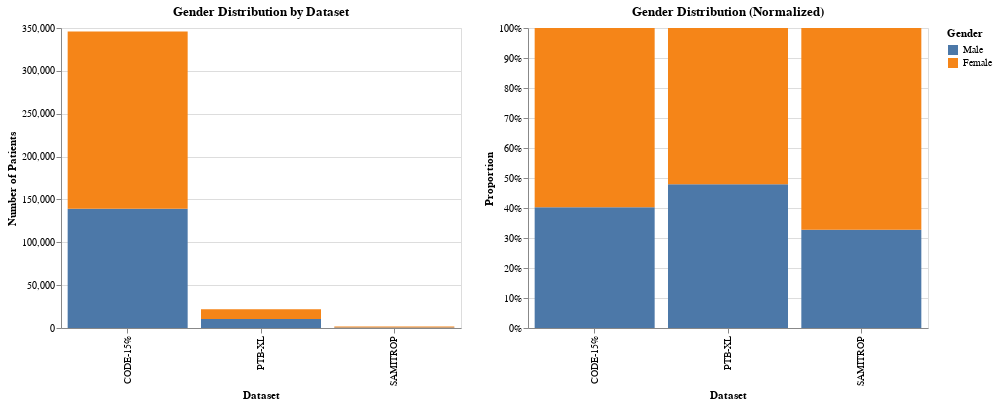

Notebook code cell kept with this figure:
### Code cell
# Gender distribution visualization
gender_data = []

# CODE-15% gender data
code15_gender = (
    code15_df.filter(pl.col("is_male").is_not_null())
    .group_by("is_male")
    .agg(pl.len().alias("count"))
)
for row in code15_gender.iter_rows(named=True):
    gender = "Male" if row["is_male"] else "Female"
    gender_data.append({"dataset": "CODE-15%", "gender": gender, "count": row["count"]})

# PTB-XL gender data (sex: 1=male, 0=female)
ptbxl_gender = (
    ptbxl_df.filter(pl.col("sex").is_not_null())
    .group_by("sex")
    .agg(pl.len().alias("count"))
)
for row in ptbxl_gender.iter_rows(named=True):
    gender = "Male" if row["sex"] == 1 else "Female"
    gender_data.append({"dataset": "PTB-XL", "gender": gender, "count": row["count"]})

# SAMITROP gender data
samitrop_gender = (
    samitrop_df.filter(pl.col("is_male").is_not_null())
    .group_by("is_male")
    .agg(pl.len().alias("count"))
)
for row in samitrop_gender.iter_rows(named=True):
    gender = "Male" if row["is_male"] else "Female"
    gender_data.append({"dataset": "SAMITROP", "gender": gender, "count": row["count"]})

gender_chart_df = pl.from_records(gender_data)

# Create stacked bar chart for gender distribution
gender_chart = (
    alt.Chart(gender_chart_df.to_pandas())
    .mark_bar()
    .encode(
        x=alt.X("dataset:N", title="Dataset"),
        y=alt.Y("count:Q", title="Number of Patients"),
        color=alt.Color(
            "gender:N",
            scale=alt.Scale(domain=["Male", "Female"], range=["#4c78a8", "#f58518"]),
            title="Gender",
        ),
        tooltip=["dataset:N", "gender:N", "count:Q"],
    )
    .properties(width=400, height=300, title="Gender Distribution by Dataset")
)

# Create normalized gender distribution chart
gender_chart_normalized = (
    alt.Chart(gender_chart_df.to_pandas())
    .mark_bar()
    .encode(
        x=alt.X("dataset:N", title="Dataset"),
        y=alt.Y("count:Q", stack="normalize", title="Proportion"),
        color=alt.Color(
            "gender:N",
            scale=alt.Scale(domain=["Male", "Female"], range=["#4c78a8", "#f58518"]),
            title="Gender",
        ),
        tooltip=["dataset:N", "gender:N", "count:Q"],
    )
    .properties(width=400, height=300, title="Gender Distribution (Normalized)")
)

gender_chart | gender_chart_normalized

### Figure 1 — Vega specification as saved in the notebook (floating-point values rounded to 4 significant figures)
{"$schema": "https://vega.github.io/schema/vega/v5.json", "data": [{"name": "source_0", "values": [{"count": 139203, "count_end": 139200.0, "count_start": 0.0, "dataset": "CODE-15%", "gender": "Male"}, {"count": 206576, "count_end": 345800.0, "count_start": 139200.0, "dataset": "CODE-15%", "gender": "Female"}, {"count": 10445, "count_end": 10440.0, "count_start": 0.0, "dataset": "PTB-XL", "gender": "Male"}, {"count": 11354, "count_end": 21800.0, "count_start": 10440.0, "dataset": "PTB-XL", "gender": "Female"}, {"count": 534, "count_end": 534.0, "count_start": 0.0, "dataset": "SAMITROP", "gender": "Male"}, {"count": 1097, "count_end": 1631.0, "count_start": 534.0, "dataset": "SAMITROP", "gender": "Female"}]}, {"name": "source_1", "values": [{"count": 139203, "count_end": 0.4026, "count_start": 0.0, "dataset": "CODE-15%", "gender": "Male"}, {"count": 206576, "count_end": 1.0, "count_start": 0.4026, "dataset": "CODE-15%", "gender": "Female"}, {"count": 10445, "count_end": 0.4792, "count_start": 0.0, "dataset": "PTB-XL", "gender": "Male"}, {"count": 11354, "count_end": 1.0, "count_start": 0.4792, "dataset": "PTB-XL", "gender": "Female"}, {"count": 534, "count_end": 0.3274, "count_start": 0.0, "dataset": "SAMITROP", "gender": "Male"}, {"count": 1097, "count_end": 1.0, "count_start": 0.3274, "dataset": "SAMITROP", "gender": "Female"}]}, {"name": "source_0_concat_0_x_domain_dataset", "values": [{"dataset": "CODE-15%"}, {"dataset": "PTB-XL"}, {"dataset": "SAMITROP"}]}, {"name": "source_1_concat_1_x_domain_dataset", "values": [{"dataset": "CODE-15%"}, {"dataset": "PTB-XL"}, {"dataset": "SAMITROP"}]}], "signals": [{"name": "childWidth", "value": 400}], "marks": [{"type": "group", "name": "concat_0_group", "encode": {"update": {"width": {"signal": "childWidth"}, "height": {"signal": "height"}}}, "marks": [{"type": "rect", "name": "concat_0_marks", "from": {"data": "source_0"}, "encode": {"update": {"fill": {"field": "gender", "scale": "color"}, "y": {"field": "count_end", "scale": "concat_0_y"}, "x": {"field": "dataset", "scale": "concat_0_x"}, "y2": {"field": "count_start", "scale": "concat_0_y"}, "width": {"signal": "max(0.25, bandwidth('concat_0_x'))"}, "tooltip": {"signal": "{\"dataset\": isValid(datum[\"dataset\"]) ? datum[\"dataset\"] : \"\"+datum[\"dataset\"], \"gender\": isValid(datum[\"gender\"]) ? datum[\"gender\"] : \"\"+datum[\"gender\"], \"count\": format(datum[\"count\"], \"\")}"}}}, "style": ["bar"]}], "axes": [{"scale": "concat_0_y", "aria": false, "orient": "left", "minExtent": 0, "ticks": false, "zindex": 0, "gridScale": "concat_0_x", "grid": true, "maxExtent": 0, "labels": false, "domain": false, "tickCount": {"signal": "ceil(height/40)"}}, {"scale": "concat_0_x", "grid": false, "orient": "bottom", "labelAlign": "right", "labelAngle": 270, "labelBaseline": "middle", "zindex": 0, "title": "Dataset"}, {"scale": "concat_0_y", "zindex": 0, "labelOverlap": true, "orient": "left", "title": "Number of Patients", "grid": false, "tickCount": {"signal": "ceil(height/40)"}}], "title": {"text": "Gender Distribution by Dataset", "frame": "group"}, "style": "cell"}, {"type": "group", "name": "concat_1_group", "encode": {"update": {"height": {"signal": "height"}, "width": {"signal": "childWidth"}}}, "marks": [{"type": "rect", "name": "concat_1_marks", "from": {"data": "source_1"}, "encode": {"update": {"tooltip": {"signal": "{\"dataset\": isValid(datum[\"dataset\"]) ? datum[\"dataset\"] : \"\"+datum[\"dataset\"], \"gender\": isValid(datum[\"gender\"]) ? datum[\"gender\"] : \"\"+datum[\"gender\"], \"count\": format(datum[\"count\"], \"\")}"}, "width": {"signal": "max(0.25, bandwidth('concat_1_x'))"}, "y2": {"field": "count_start", "scale": "concat_1_y"}, "fill": {"field": "gender", "scale": "color"}, "y": {"field": "count_end", "scale": "concat_1_y"}, "x": {"field": "dataset", "scale": "concat_1_x"}}}, "style": ["bar"]}], "axes": [{"scale": "concat_1_y", "domain": false, "orient": "left", "gridScale": "concat_1_x", "tickCount": {"signal": "ceil(height/40)"}, "labels": false, "aria": false, "ticks": false, "zindex": 0, "maxExtent": 0, "grid": true, "minExtent": 0}, {"scale": "concat_1_x", "grid": false, "labelAlign": "right", "title": "Dataset", "orient": "bottom", "labelAngle": 270, "labelBaseline": "middle", "zindex": 0}, {"scale": "concat_1_y", "labelOverlap": true, "tickCount": {"signal": "ceil(height/40)"}, "zindex": 0, "grid": false, "orient": "left", "title": "Proportion", "format": ".0%"}], "title": {"text": "Gender Distribution (Normalized)", "frame": "group"}, "style": "cell"}], "scales": [{"name": "color", "type": "ordinal", "domain": ["Male", "Female"], "range": ["#4c78a8", "#f58518"]}, {"name": "concat_0_x", "type": "band", "domain": {"data": "source_0_concat_0_x_domain_dataset", "field": "dataset", "sort": true}, "range": [0, {"signal": "childWidth"}], "paddingInner": 0.1, "paddingOuter": 0.05}, {"name": "concat_0_y", "type": "linear", "domain": {"data": "source_0", "fields": ["count_start", "count_end"]}, "range": [{"signal": "height"}, 0], "nice": true, "zero": true}, {"name": "concat_1_x", "type": "band", "domain": {"data": "source_1_concat_1_x_domain_dataset", "field": "dataset", "sort": true}, "range": [0, {"signal": "childWidth"}], "paddingOuter": 0.05, "paddingInner": 0.1}, {"name": "concat_1_y", "type": "linear", "domain": [0, 1], "range": [{"signal": "height"}, 0], "nice": true, "zero": true}], "legends": [{"title": "Gender", "fill": "color", "symbolType": "square"}], "layout": {"padding": 20, "bounds": "full", "align": "each"}, "padding": 5, "height": 300, "background": "white"}
